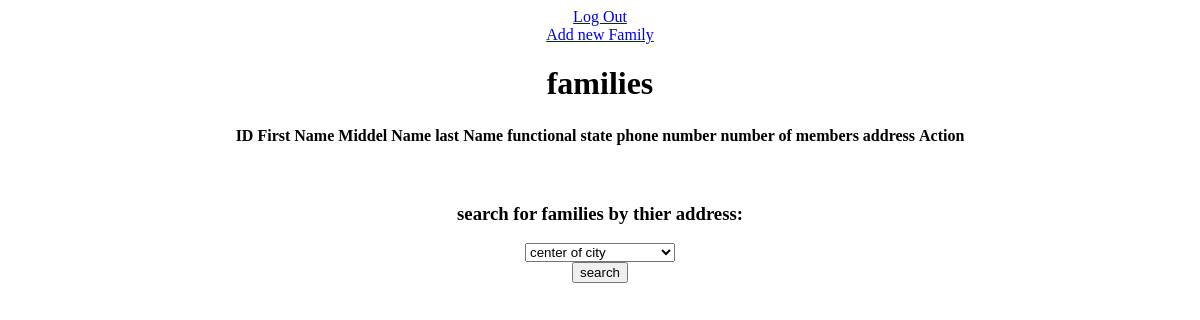
Before: /tasssk/index.php with the older database file.
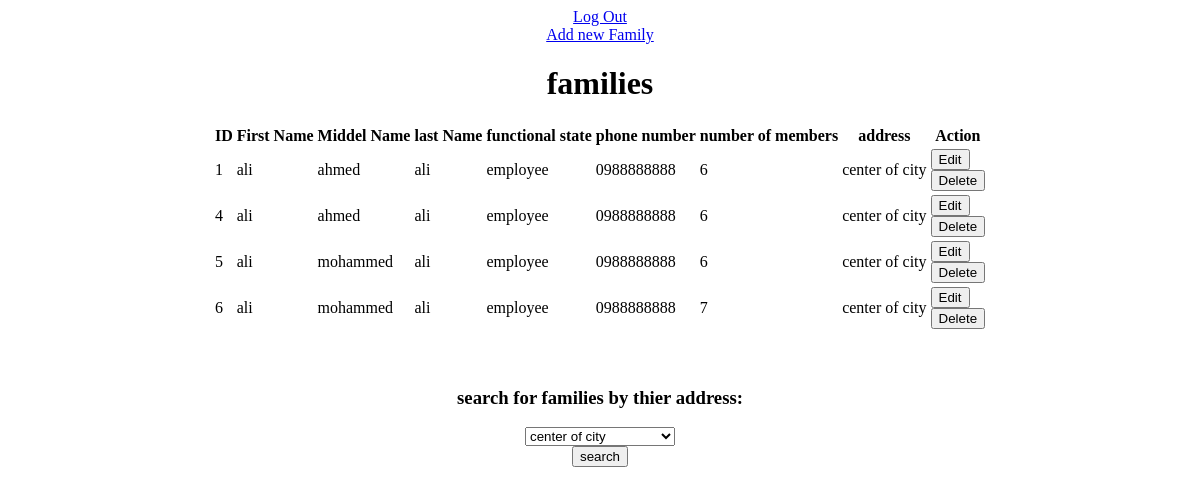
After: the same page with the newer database file.
### tables this page shows
CREATE TABLE `families` (
  `id` int(11) NOT NULL,
  `fname` varchar(50) NOT NULL,
  `mname` varchar(50) NOT NULL,
  `lname` varchar(50) NOT NULL,
  `num_of_members` int(11) NOT NULL,
  `functional_state` varchar(50) NOT NULL,
  `phone` varchar(10) NOT NULL,
  `address` varchar(50) NOT NULL
);

### tasssk/app/controller/BaseController.php (called while the page is built, shortened)
<?php
abstract class BaseController{
    protected function load_view(string $view, array $data = []) {
        require __DIR__ . '/../../views/layout.php';
    }
}

### tasssk/app/controller/FamilyController.php (called while the page is built, shortened)
<?php
require_once "BaseController.php";
require_once __DIR__ . "/../models/BaseModel.php";
class FamilyController extends BaseController {
    public function index(){
         $result=Model::get_all("families");
         $families=array();
         while($Family = $result->fetch_object()){
            $families[]=$Family;
         }
        $this->load_view('family/index', compact('families'));
    }
        public function search(){
            if ($_SERVER['REQUEST_METHOD']==='POST') {
             if(isset($_POST['search'])){
                $address=$_POST['address'];
                $families=Family::found($address);
                $this->load_view('family/searsh', compact('families'));
            }
        }
    }}

### tasssk/app/models/BaseModel.php (called while the page is built, shortened)
<?php
 class Model
{
    protected $id ,$conn;
    public function get_conn()
    {
        return $this->conn;
    }
    public function __construct(){
        $data=require __DIR__."/../../config/config.php";
        $db= mysqli_connect($data['host'],$data['username'],$data['password'],$data['database']);
        $this->conn=$db;
    }
    public static function get_all($tabel){
        $model=new Model();
        $conn=$model->get_conn();
        $get="SELECT * FROM $tabel";
        $result=mysqli_query($conn,$get);
        return $result;
    }
}

### tasssk/views/family/index.php (the view, shortened to what this page needs)
<center>
<a href="/darrebni/tasssk/logout">Log Out</a>
<br>
<a href="/darrebni/tasssk/create_family">Add new Family</a>
<h1>families</h1>
<table>
    <thead>
        <tr>
            <th>ID</th>
            <th>First Name</th>
            <th>Middel Name</th>
            <th>last Name</th>
            <th>functional state</th>
            <th>phone number</th>
            <th>number of members</th>
            <th>address</th>
            <th>Action</th>
        </tr>
    </thead>
    <tbody>
        <?php foreach ($families as $family): ?>
            <tr>
                <td><?= $family->id ?></td>
                <td><?= $family->fname ?></td>
                <td><?= $family->mname ?></td>
                <td><?= $family->lname ?></td>
                <td><?= $family->functional_state ?></td>
                <td><?= $family->phone ?></td>
                <td><?= $family->num_of_members ?></td>
                <td><?= $family->address ?></td>
                <td>
                    <form method="post" action="/darrebni/tasssk/edit_family">
                        <button>Edit</button>
                    </form>
                    <form method="post" action="/darrebni/tasssk/delete_family">
                        <button>Delete</button>
                    </form>
                </td>
            </tr>
        <?php endforeach ?>
    </tbody>
</table>
<br><br>
<h3>search for families by thier address:</h3>
<form method="post" action="/darrebni/tasssk/search">
<select id="address" name="address">
		       <option value="center of city">center of city</option>
            </select><br>
          <button type='submit' name='search'>search</button>
                    </form>
        </center>

### tasssk/index.php (shortened to what this page needs)
<?php
require __DIR__ . '/app/controller/FamilyController.php';
$familycontroller= new app\controllers\FamilyController();
$action =$_SERVER['REQUEST_URI'];
switch($action){
        default:
           $familycontroller->index();
    }

### tasssk/views/layout.php (shortened to what this page needs)
<!DOCTYPE html>
<html>
<head>
</head>
<body>
    <main>
        <?php require "views/$view.php"; ?>
    </main>
</body>
</html>

Changed rows visible on the page:
added families: id "1", fname "ali", mname "ahmed", lname "ali", functional_state "employee", phone "0988888888", num_of_members "6", address "center of city"
added families: id "4", fname "ali", mname "ahmed", lname "ali", functional_state "employee", phone "0988888888", num_of_members "6", address "center of city"
added families: id "5", fname "ali", mname "mohammed", lname "ali", functional_state "employee", phone "0988888888", num_of_members "6", address "center of city"
added families: id "6", fname "ali", mname "mohammed", lname "ali", functional_state "employee", phone "0988888888", num_of_members "7", address "center of city"
